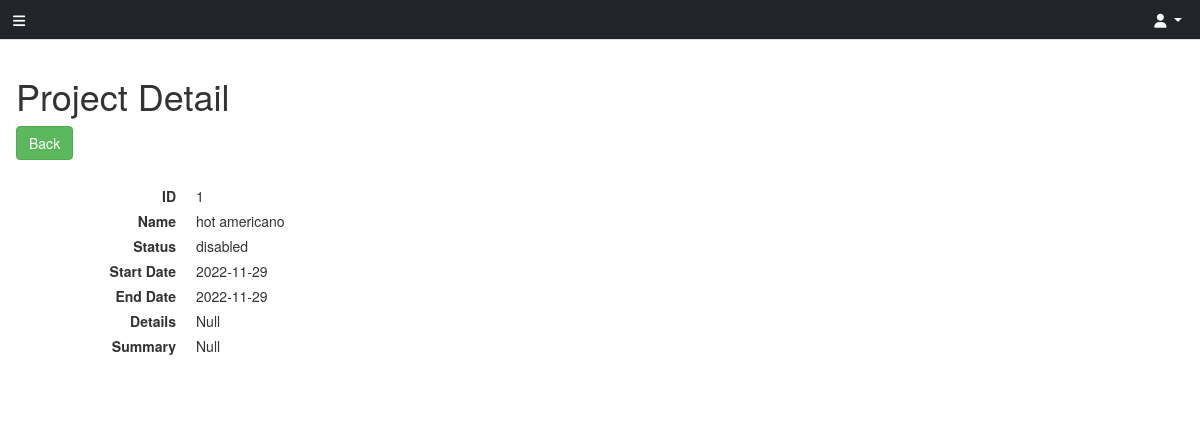
/projects/details_projects.php?id=1, run on the app's committed database.
### tables this page shows
CREATE TABLE `projects` (
  `project_id` int(6) NOT NULL,
  `project_title` varchar(15) NOT NULL,
  `project_status` varchar(100) NOT NULL,
  `project_start` date DEFAULT NULL,
  `project_end` date DEFAULT NULL,
  `project_details` varchar(100) DEFAULT NULL,
  `project_summary` varchar(100) DEFAULT NULL
);

### projects/details_projects.php (the view, shortened to what this page needs)
<?php
    include "./header.php";
    include "../header.php";
    ?>
<div class="row">
  <div class="col-lg-6">
    <section class="panel" style="box-shadow: none;">
      <header class="panel-heading">
        <h1>Project Detail</h1>
        <a href="../projects" class="btn btn-success">Back</a>
      </header>
      <div class="panel-body">
        <dl class="dl-horizontal">
        <?php
        $conn = connect_to_database();
    $id = $_GET['id'];
    $sql = "SELECT * FROM projects WHERE project_id='$id'";
    $result = $conn->query($sql);
          foreach ($result as $a) {
            ?>
          <dt>ID</dt><dd><?php echo $a['project_id'] ?></dd>
          <dt>Name</dt><dd><?php echo $a['project_title'] ?></dd>
          <dt>Status</dt><dd><?php echo $a['project_status'] ?></dd>
          <dt>Start Date</dt><dd><?php echo $a['project_start'] ?></dd>
          <dt>End Date</dt><dd><?php echo $a['project_end'] ?></dd>
          <dt>Details</dt><dd><?php echo $a['project_details'] ? $a['project_details'] : "Null" ?></dd>
          <dt>Summary</dt><dd><?php echo $a['project_summary'] ? $a['project_summary'] : "Null" ?></dd>
        </dl>
      </div>
    </section>
  </div>
</div>
<?php
          }
?>

### projects/public/css/dt-sidebar.css (style rules this page uses)
body { overflow-x: hidden; }

### data on the page
projects: project_id "1", project_title "hot americano", project_status "disabled", project_start "2022-11-29", project_end "2022-11-29", project_details "Null", project_summary "Null"
